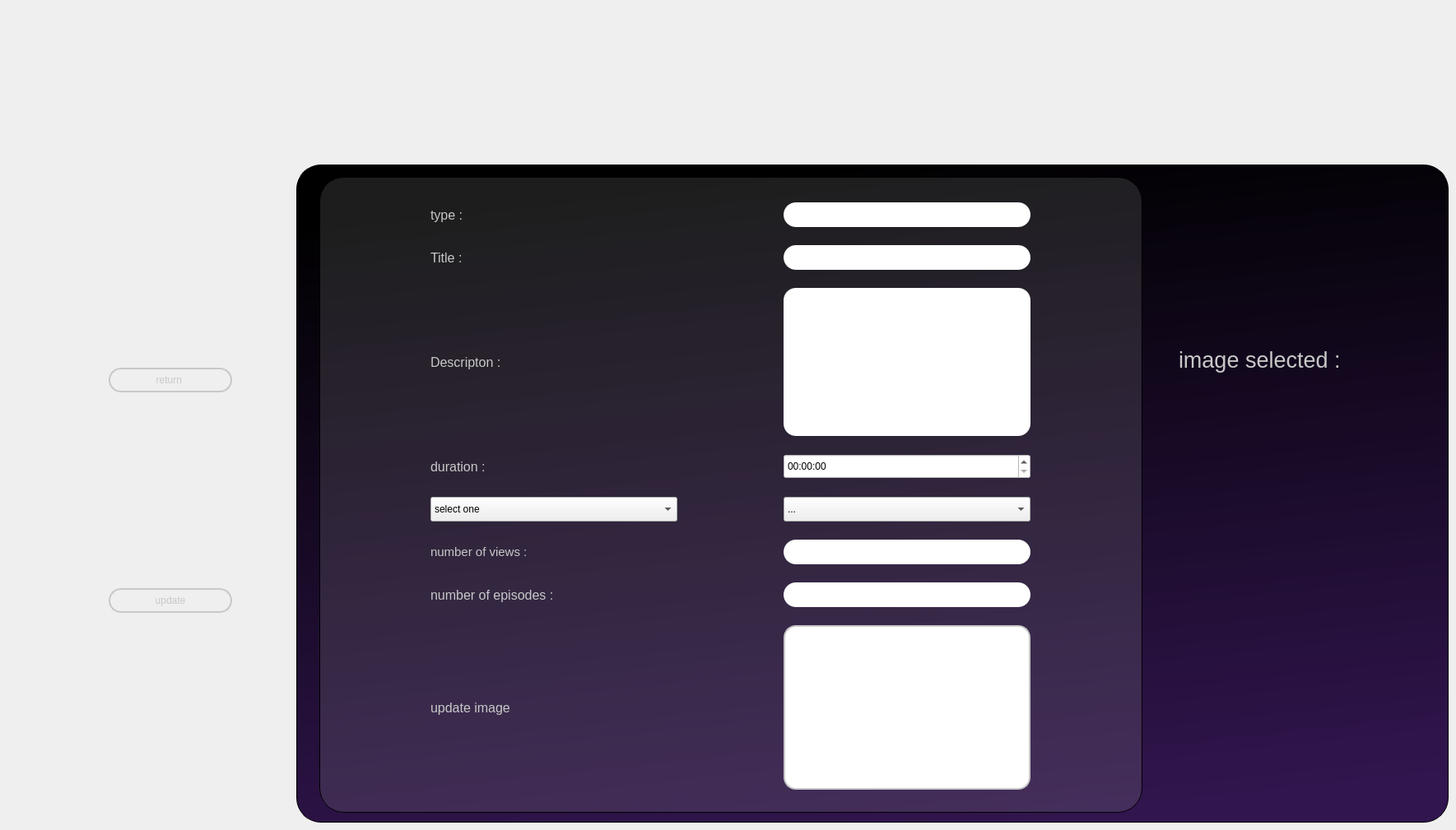
   <widget class="QWidget" name="updatemovie">
    <property name="styleSheet">
     <string notr="true">QPushButton 
{
		background-color : rgba(125,125,125,0);
		color : rgba(200,200,200,255);
		border: 2px solid rgba(200,200,200,255);
    	border-radius: 15px;
}

/*QScrollBar {
		background: #D3D3D3;
		border: none;
		margin: 0;
		padding: 0;
		width: 15px;
	}
QScrollBar:groove {
		border-radius: 5px;
		background: gray;
		margin: 25px 0;
		width: 30px;
	}
	
	QScrollBar:handle {
		border: none;
		background: #D3D3D3;
		margin: 25px 0;
		min-height: 30px;
		min-width: 30px;
	}*/

QPushButton::hover
{
		background-color : rgba(255,255,255,255);
		border: 2px solid black;
		color : black;
    	border-radius: 15px;
		text-decoration : underline;
}

QPushButton::checked
{
		background-color : rgba(255,255,255,255);
		border: 2px solid black;
		color : black;
    	border-radius: 15px;
}


QPushButton::pressed
{
		background-color : rgba(255,255,255,255);
		border: 1px solid black;
		color : black;
    	border-radius: 15px;
}
QMainWindow ,QWidget#tab,#page,#page_2,#page_4
{

		background: black;
}

QLabel
{
		color: rgba(200,200,200,255);
}

QLineEdit , QTextEdit
{
		border-radius:15;
}

#groupBox_7ms , #groupBox_2ms
{
	border : none;
}

QTableView
{
		background : rgba(200,200,200,50);

}

QTableView::item
{
		background-color:rgba(49,28,71,100);
		border : 2px solid white ;
		font-size : 15px;
		max-width : 180px;

}

              QHeaderView::section {background-color: rgba(255,255,255,120);
color:white;}
              QHeaderView {background-color: rgba(49,28,71,100);
color:white;
}
              QTableCornerButton::section {background-color: rgba(49,28,71,100);}

 #groupBox_3ms , #groupBox_4ms , #groupBox_13ms,#groupBox_22ms
{
		background : rgba(150,150,150,50);
		border:1px solid black;

		border-radius : 30%;
		

}

#groupBoxms
{
		background :  rgba(150,150,150,50);
		border:1px solid black;
		border-radius : 30%;
}


#groupBoxmsms ,#groupBox_6ms ,#groupBox_7ms,#groupBox_21ms
{
		background : qlineargradient(spread:pad, x1:0.426227, y1:0, x2:0.625, y2:1, stop:0 rgba(0, 0, 0, 255), stop:1 rgba(49, 21, 78, 255));;
		border:1px solid black;
		border-radius : 30%;
}

#pushButton_3ms ,#upimagems
{
		background : white;		
		border-image : url(&quot;icon.png&quot;);
}

#pushButton_3ms , #upimagems::hover
{
		background : rgba(200,200,200,255);		
		border-image : url(&quot;icon.png&quot;);
}
</string>
    </property>
    <widget class="QGroupBox" name="groupBox_23ms">
     <property name="geometry">
      <rect>
       <x>120</x>
       <y>200</y>
       <width>171</width>
       <height>791</height>
      </rect>
     </property>
     <property name="layoutDirection">
      <enum>Qt::LeftToRight</enum>
     </property>
     <property name="styleSheet">
      <string notr="true">QGroupBox
{
	border : none;
}</string>
     </property>
     <property name="title">
      <string/>
     </property>
     <layout class="QVBoxLayout" name="verticalLayout_8">
      <item>
       <widget class="QPushButton" name="returnupms">
        <property name="minimumSize">
         <size>
          <width>150</width>
          <height>30</height>
         </size>
        </property>
        <property name="maximumSize">
         <size>
          <width>150</width>
          <height>30</height>
         </size>
        </property>
        <property name="text">
         <string>return </string>
        </property>
       </widget>
      </item>
      <item>
       <widget class="QPushButton" name="confirmupms">
        <property name="minimumSize">
         <size>
          <width>150</width>
          <height>30</height>
         </size>
        </property>
        <property name="maximumSize">
         <size>
          <width>150</width>
          <height>30</height>
         </size>
        </property>
        <property name="text">
         <string>update</string>
        </property>
       </widget>
      </item>
     </layout>
    </widget>
    <widget class="QGroupBox" name="groupBox_21ms">
     <property name="geometry">
      <rect>
       <x>360</x>
       <y>200</y>
       <width>1400</width>
       <height>800</height>
      </rect>
     </property>
     <property name="title">
      <string/>
     </property>
     <property name="alignment">
      <set>Qt::AlignCenter</set>
     </property>
     <layout class="QHBoxLayout" name="horizontalLayout_18">
      <item>
       <widget class="QGroupBox" name="groupBox_22ms">
        <property name="minimumSize">
         <size>
          <width>500</width>
          <height>700</height>
         </size>
        </property>
        <property name="maximumSize">
         <size>
          <width>1000</width>
          <height>1000</height>
         </size>
        </property>
        <property name="title">
         <string/>
        </property>
        <layout class="QVBoxLayout" name="verticalLayout_11">
         <item>
          <layout class="QHBoxLayout" name="horizontalLayout_27">
           <item>
            <widget class="QLabel" name="ipidlabelms_2">
             <property name="minimumSize">
              <size>
               <width>150</width>
               <height>30</height>
              </size>
             </property>
             <property name="maximumSize">
              <size>
               <width>300</width>
               <height>30</height>
              </size>
             </property>
             <property name="font">
              <font>
               <pointsize>12</pointsize>
              </font>
             </property>
             <property name="styleSheet">
              <string notr="true">background : transparent;</string>
             </property>
             <property name="text">
              <string>type :</string>
             </property>
            </widget>
           </item>
           <item>
            <widget class="QLineEdit" name="typeupms">
             <property name="minimumSize">
              <size>
               <width>150</width>
               <height>30</height>
              </size>
             </property>
             <property name="maximumSize">
              <size>
               <width>300</width>
               <height>30</height>
              </size>
             </property>
             <property name="styleSheet">
              <string notr="true">background : white;
color : black;</string>
             </property>
             <property name="readOnly">
              <bool>true</bool>
             </property>
            </widget>
           </item>
          </layout>
         </item>
         <item>
          <layout class="QHBoxLayout" name="horizontalLayout_21">
           <item>
            <widget class="QLabel" name="uptitlms">
             <property name="minimumSize">
              <size>
               <width>150</width>
               <height>30</height>
              </size>
             </property>
             <property name="maximumSize">
              <size>
               <width>300</width>
               <height>30</height>
              </size>
             </property>
             <property name="font">
              <font>
               <pointsize>12</pointsize>
              </font>
             </property>
             <property name="styleSheet">
              <string notr="true">background : transparent;</string>
             </property>
             <property name="text">
              <string>Title :</string>
             </property>
            </widget>
           </item>
           <item>
            <widget class="QLineEdit" name="uptitlems">
             <property name="minimumSize">
              <size>
               <width>150</width>
               <height>30</height>
              </size>
             </property>
             <property name="maximumSize">
              <size>
               <width>300</width>
               <height>30</height>
              </size>
             </property>
             <property name="styleSheet">
              <string notr="true">background : white;
color : black;</string>
             </property>
            </widget>
           </item>
          </layout>
         </item>
         <item>
          <layout class="QHBoxLayout" name="horizontalLayout_20">
           <item>
            <widget class="QLabel" name="updescms">
             <property name="minimumSize">
              <size>
               <width>150</width>
               <height>30</height>
              </size>
             </property>
             <property name="maximumSize">
              <size>
               <width>300</width>
               <height>30</height>
              </size>
             </property>
             <property name="font">
              <font>
               <pointsize>12</pointsize>
              </font>
             </property>
             <property name="styleSheet">
              <string notr="true">background : transparent;</string>
             </property>
             <property name="text">
              <string>Descripton :</string>
             </property>
            </widget>
           </item>
           <item>
            <widget class="QTextEdit" name="updescriptionms">
             <property name="minimumSize">
              <size>
               <width>150</width>
               <height>60</height>
              </size>
             </property>
             <property name="maximumSize">
              <size>
               <width>300</width>
               <height>180</height>
              </size>
             </property>
             <property name="styleSheet">
              <string notr="true">background : white;
color : black;</string>
             </property>
            </widget>
           </item>
          </layout>
         </item>
         <item>
          <layout class="QHBoxLayout" name="horizontalLayout_26">
           <item>
            <widget class="QLabel" name="uptitlms_3">
             <property name="minimumSize">
              <size>
               <width>150</width>
               <height>30</height>
              </size>
             </property>
             <property name="maximumSize">
              <size>
               <width>300</width>
               <height>30</height>
              </size>
             </property>
             <property name="font">
              <font>
               <pointsize>12</pointsize>
              </font>
             </property>
             <property name="styleSheet">
              <string notr="true">background : transparent;</string>
             </property>
             <property name="text">
              <string>duration :</string>
             </property>
            </widget>
           </item>
           <item>
            <widget class="QTimeEdit" name="dureupms">
             <property name="minimumSize">
              <size>
               <width>150</width>
               <height>30</height>
              </size>
             </property>
             <property name="maximumSize">
              <size>
               <width>300</width>
               <height>30</height>
              </size>
             </property>
             <property name="styleSheet">
              <string notr="true">background : white;
color : black;</string>
             </property>
             <property name="displayFormat">
              <string>HH:mm:ss</string>
             </property>
            </widget>
           </item>
          </layout>
         </item>
         <item>
          <layout class="QHBoxLayout" name="horizontalLayout_30">
           <item>
            <widget class="QComboBox" name="comboBox_5">
             <property name="minimumSize">
              <size>
               <width>150</width>
               <height>30</height>
              </size>
             </property>
             <property name="maximumSize">
              <size>
               <width>300</width>
               <height>30</height>
              </size>
             </property>
             <item>
              <property name="text">
               <string>select one</string>
              </property>
             </item>
             <item>
              <property name="text">
               <string>action</string>
              </property>
             </item>
             <item>
              <property name="text">
               <string>horror</string>
              </property>
             </item>
             <item>
              <property name="text">
               <string>comedy</string>
              </property>
             </item>
             <item>
              <property name="text">
               <string>romance</string>
              </property>
             </item>
             <item>
              <property name="text">
               <string>sci-fi</string>
              </property>
             </item>
             <item>
              <property name="text">
               <string>drama</string>
              </property>
             </item>
             <item>
              <property name="text">
               <string>sport related</string>
              </property>
             </item>
            </widget>
           </item>
           <item>
            <widget class="QComboBox" name="comboBox_6">
             <property name="minimumSize">
              <size>
               <width>150</width>
               <height>30</height>
              </size>
             </property>
             <property name="maximumSize">
              <size>
               <width>300</width>
               <height>30</height>
              </size>
             </property>
             <item>
              <property name="text">
               <string>...</string>
              </property>
             </item>
             <item>
              <property name="text">
               <string>action</string>
              </property>
             </item>
             <item>
              <property name="text">
               <string>horror</string>
              </property>
             </item>
             <item>
              <property name="text">
               <string>comedy</string>
              </property>
             </item>
             <item>
              <property name="text">
               <string>romance</string>
              </property>
             </item>
             <item>
              <property name="text">
               <string>sci-fi</string>
              </property>
             </item>
             <item>
              <property name="text">
               <string>drama</string>
              </property>
             </item>
             <item>
              <property name="text">
               <string>sport related</string>
              </property>
             </item>
            </widget>
           </item>
          </layout>
         </item>
         <item>
          <layout class="QHBoxLayout" name="horizontalLayout_25">
           <item>
            <widget class="QLabel" name="uptitlms_2">
             <property name="minimumSize">
              <size>
               <width>150</width>
               <height>30</height>
              </size>
             </property>
             <property name="maximumSize">
              <size>
               <width>300</width>
               <height>30</height>
              </size>
             </property>
             <property name="font">
              <font>
               <pointsize>11</pointsize>
              </font>
             </property>
             <property name="styleSheet">
              <string notr="true">background : transparent;</string>
             </property>
             <property name="text">
              <string>number of views :</string>
             </property>
            </widget>
           </item>
           <item>
            <widget class="QLineEdit" name="nbrvupms">
             <property name="minimumSize">
              <size>
               <width>150</width>
               <height>30</height>
              </size>
             </property>
             <property name="maximumSize">
              <size>
               <width>300</width>
               <height>30</height>
              </size>
             </property>
             <property name="styleSheet">
              <string notr="true">background : white;
color : black;</string>
             </property>
            </widget>
           </item>
          </layout>
         </item>
         <item>
          <layout class="QHBoxLayout" name="horizontalLayout_29">
           <item>
            <widget class="QLabel" name="uptitlms_4">
             <property name="minimumSize">
              <size>
               <width>150</width>
               <height>30</height>
              </size>
             </property>
             <property name="maximumSize">
              <size>
               <width>300</width>
               <height>30</height>
              </size>
             </property>
             <property name="font">
              <font>
               <pointsize>12</pointsize>
              </font>
             </property>
             <property name="styleSheet">
              <string notr="true">background : transparent;</string>
             </property>
             <property name="text">
              <string>number of episodes :</string>
             </property>
            </widget>
           </item>
           <item>
            <widget class="QLineEdit" name="upepms">
             <property name="minimumSize">
              <size>
               <width>150</width>
               <height>30</height>
              </size>
             </property>
             <property name="maximumSize">
              <size>
               <width>300</width>
               <height>30</height>
              </size>
             </property>
             <property name="styleSheet">
              <string notr="true">background : white;
color : black;</string>
             </property>
            </widget>
           </item>
          </layout>
         </item>
         <item>
          <layout class="QHBoxLayout" name="horizontalLayout_22">
           <item>
            <widget class="QLabel" name="upimgms">
             <property name="minimumSize">
              <size>
               <width>150</width>
               <height>30</height>
              </size>
             </property>
             <property name="maximumSize">
              <size>
               <width>300</width>
               <height>30</height>
              </size>
             </property>
             <property name="font">
              <font>
               <pointsize>12</pointsize>
              </font>
             </property>
             <property name="styleSheet">
              <string notr="true">background : transparent;</string>
             </property>
             <property name="text">
              <string>update image</string>
             </property>
            </widget>
           </item>
           <item>
            <widget class="QPushButton" name="upimagems">
             <property name="minimumSize">
              <size>
               <width>150</width>
               <height>100</height>
              </size>
             </property>
             <property name="maximumSize">
              <size>
               <width>300</width>
               <height>200</height>
              </size>
             </property>
             <property name="text">
              <string/>
             </property>
            </widget>
           </item>
          </layout>
         </item>
        </layout>
       </widget>
      </item>
      <item>
       <widget class="QLineEdit" name="upidms">
        <property name="maximumSize">
         <size>
          <width>0</width>
          <height>31</height>
         </size>
        </property>
        <property name="readOnly">
         <bool>true</bool>
        </property>
       </widget>
      </item>
      <item>
       <layout class="QVBoxLayout" name="verticalLayout_10">
        <item>
         <widget class="QLabel" name="imagetest_1ms">
          <property name="minimumSize">
           <size>
            <width>300</width>
            <height>100</height>
           </size>
          </property>
          <property name="maximumSize">
           <size>
            <width>300</width>
            <height>200</height>
           </size>
          </property>
          <property name="font">
           <font>
            <pointsize>20</pointsize>
           </font>
          </property>
          <property name="styleSheet">
           <string notr="true">background : transparent;</string>
          </property>
          <property name="text">
           <string>image selected :</string>
          </property>
         </widget>
        </item>
        <item>
         <widget class="QLabel" name="imagetest_2ms">
          <property name="minimumSize">
           <size>
            <width>200</width>
            <height>200</height>
           </size>
          </property>
          <property name="maximumSize">
           <size>
            <width>200</width>
            <height>200</height>
           </size>
          </property>
          <property name="styleSheet">
           <string notr="true">background : transparent;</string>
          </property>
          <property name="text">
           <string/>
          </property>
         </widget>
        </item>
       </layout>
      </item>
     </layout>
     <zorder>upidms</zorder>
     <zorder>groupBox_22ms</zorder>
    </widget>
   </widget>
